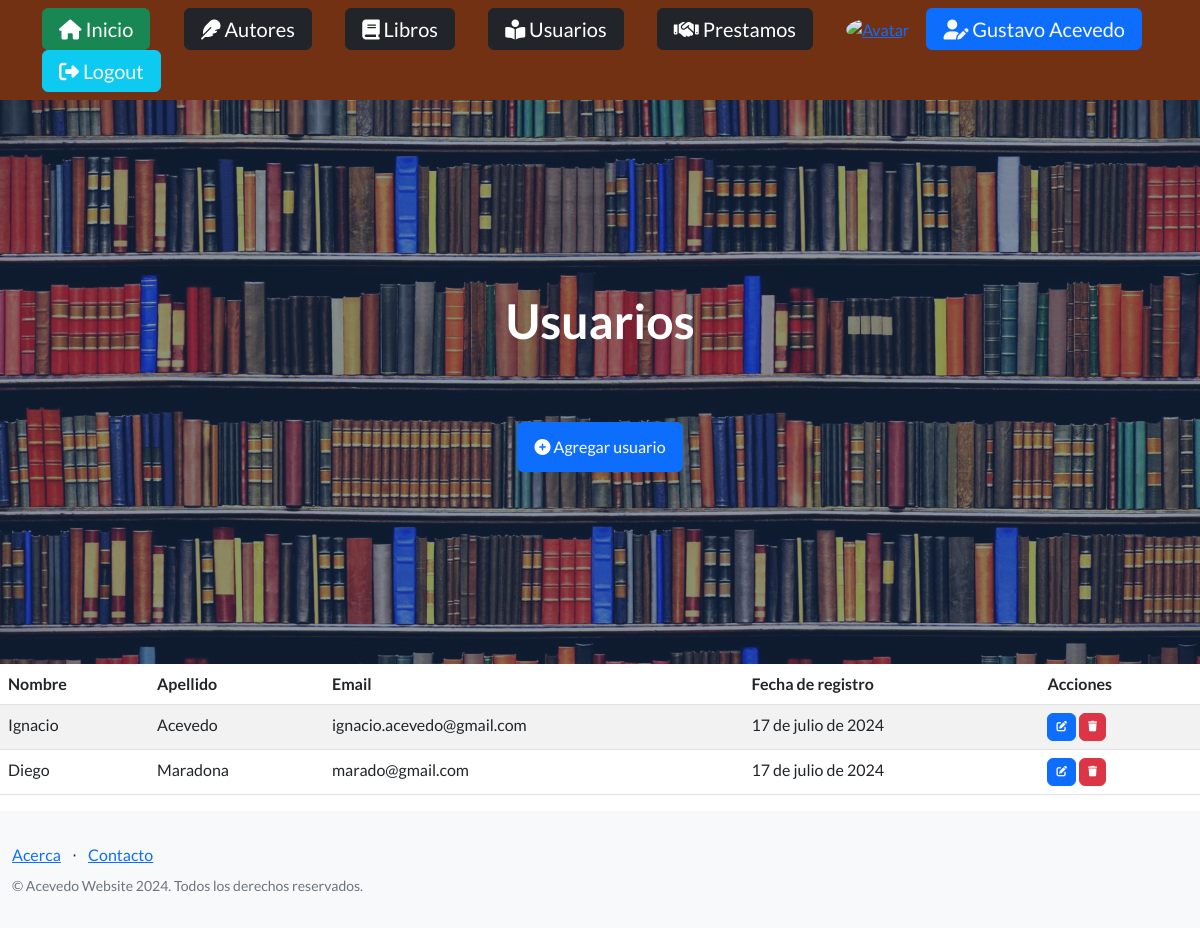
The app's page /usuarios/ (signed in) with its own data.
### entidades/models.py (models this page shows, shortened)
class Usuario(models.Model):
    nombre = models.CharField(max_length=50)
    apellido = models.CharField(max_length=50)
    email = models.EmailField(max_length=50, unique=True)
    fecha_registro = models.DateField(auto_now_add=True)
    class Meta:
        unique_together = ('nombre', 'apellido')
        ordering = ['apellido','nombre']
        verbose_name = 'Usuario'
        verbose_name_plural = 'Usuarios'

### entidades/views.py (the view)
# urls.py: path('usuarios/', UsuarioList.as_view(), name="usuarios"),
class UsuarioList(LoginRequiredMixin, ListView):
    model = Usuario
    template_name = 'entidades/usuario_list.html'
    context_object_name = 'usuarios'

### entidades/templates/entidades/usuario_list.html (shortened to what this page needs)
{% extends "entidades/index.html" %}
{% block titulo %}
    <h1 class="mb-5">Usuarios</h1>
    <br>
    <a class="btn btn-primary" href="{% url 'usuariosCreate' %}"><i class="fa-solid fa-circle-plus"></i> Agregar usuario</a>
{% endblock titulo %}
{% block contenido %}
<table class="table table-striped">
    <thead>
        <tr>
            <th>Nombre</th>
            <th>Apellido</th>
            <th>Email</th>
            <th>Fecha de registro</th>
            <th>Acciones</th>
        </tr>
    </thead>
    <tbody>
        {% for c in usuarios %}
        <tr>
            <td>{{ c.nombre }}</td>
            <td>{{ c.apellido }}</td>
            <td>{{ c.email }}</td>
            <td>{{ c.fecha_registro }}</td>
            <td>
                <a
                  href="{% url 'usuariosUpdate' c.id %}"
                  class="btn btn-primary"
                  style="--bs-btn-padding-y: .25rem; --bs-btn-padding-x: .5rem; --bs-btn-font-size: .75rem;"
                  >
                </a>
                <a
                  href="{% url 'usuariosDelete' c.id %}"
                  class="btn btn-danger"
                  style="--bs-btn-padding-y: .25rem; --bs-btn-padding-x: .5rem; --bs-btn-font-size: .75rem;"
                  >
                </a>
            </td>
        </tr>
        {% endfor %}
    </tbody>
</table>
{% endblock contenido %}

### entidades/templates/entidades/index.html (shortened to what this page needs)
<!DOCTYPE html>
<html lang="en">
    <head>
        {% load static %}
        <link href="https://cdn.jsdelivr.net/npm/bootstrap-icons@1.5.0/font/bootstrap-icons.css" rel="stylesheet" type="text/css" />
        <link href="{% static 'css/styles.css' %}" rel="stylesheet" />
        <link rel="stylesheet" href="https://cdnjs.cloudflare.com/ajax/libs/font-awesome/6.4.0/css/all.min.css">
    </head>
    <body>
        {% block navbar %}
        <nav class="navbar navbar-dark static-top" style=" background-color: #713112">
            <div class="container">
                <a class="navbar-brand btn btn-success" href="{% url 'inicio' %}"><i class="fa-solid fa-house"></i> Inicio</a>
                {% if user.is_authenticated %}
                <a class="navbar-brand btn btn-dark" href="{% url 'autores' %}"><i class="fa-solid fa-feather"></i> Autores</a>
                <a class="navbar-brand btn btn-dark" href="{% url 'libros' %}"><i class="fa-solid fa-book"></i> Libros</a>
                <a class="navbar-brand btn btn-dark" href="{% url 'usuarios' %}"><i class="fa-solid fa-book-open-reader"></i> Usuarios</a>
                <a class="navbar-brand btn btn-dark" href="{% url 'prestamos' %}"><i class="fa-solid fa-handshake"></i> Prestamos</a>
                <a href="{% url 'agregar_avatar' %}">
                    <img class="rounded-circle" src="{{ request.session.avatar }}" height="50px" width="50px" alt="Avatar">
                </a>
                <form method="post" action="{% url 'perfil' %}">
                    <button type="submit" class="navbar-brand btn btn-primary text-light"><i class="fa-solid fa-user-pen"></i> {{ user.first_name }} {{ user.last_name }}</button>
                </form>
                <form method="post" action="{% url 'logout' %}">
                    <button type="submit" class="navbar-brand btn btn-info text-light"><i class="fa-solid fa-right-from-bracket"></i> Logout</button>
                    </form>
                {% else %}
                <a class="navbar-brand btn btn-primary" href="{% url 'login' %}">Login</a>
                <a class="navbar-brand btn btn-success" href="{% url 'registro' %}">Registrarse</a>
                {% endif %}
            </div>
        </nav>
        {% endblock navbar %}
        <header class="masthead">
            <div class="container position-relative">
                <div class="row justify-content-center">
                    <div class="col-xl-6">
                        <div class="text-center text-white">
                            {% block titulo %}{% endblock titulo %}
                        </div>
                    </div>
                </div>
            </div>
        </header>
        {% block contenido %}
        {% endblock contenido %}
        {% block footer %}
        <footer class="footer bg-light">
            <div class="container">
                <div class="row">
                    <div class="col-lg-6 h-100 text-center text-lg-start my-auto">
                        <ul class="list-inline mb-2">
                            <li class="list-inline-item"><a href="{% url 'acerca' %}">Acerca</a></li>
                            <li class="list-inline-item">⋅</li>
                            <li class="list-inline-item"><a href="{% url 'contacto' %}">Contacto</a></li>
                        </ul>
                        <p class="text-muted small mb-4 mb-lg-0">&copy; Acevedo Website 2024. Todos los derechos reservados.</p>
                    </div>
                </div>
            </div>
        </footer>
    </body>
</html>
        {% endblock footer %}

### records on screen
Usuario: nombre "Ignacio", apellido "Acevedo", email "ignacio.acevedo@gmail.com", fecha_registro "17 de julio de 2024"
Usuario: nombre "Diego", apellido "Maradona", email "marado@gmail.com", fecha_registro "17 de julio de 2024"

### other values on screen
{{ user.first_name }} "Gustavo"
{{ user.last_name }} "Acevedo"
